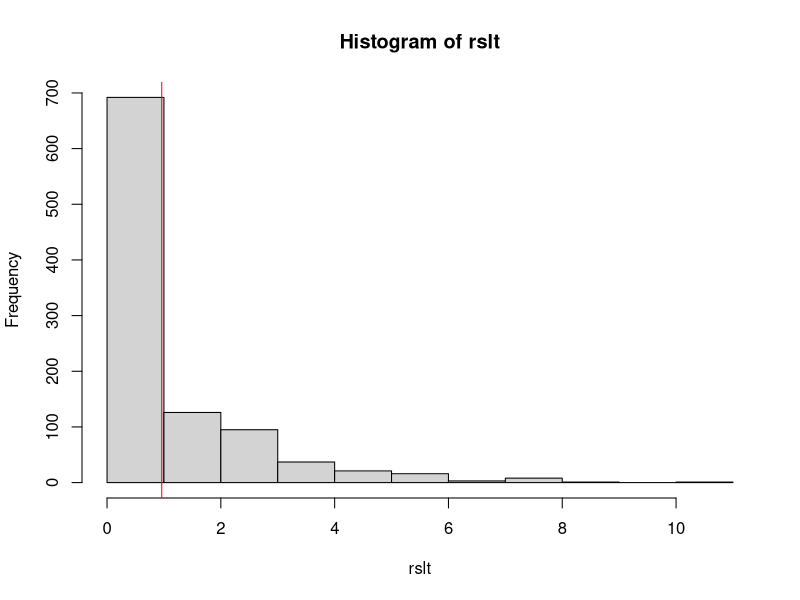
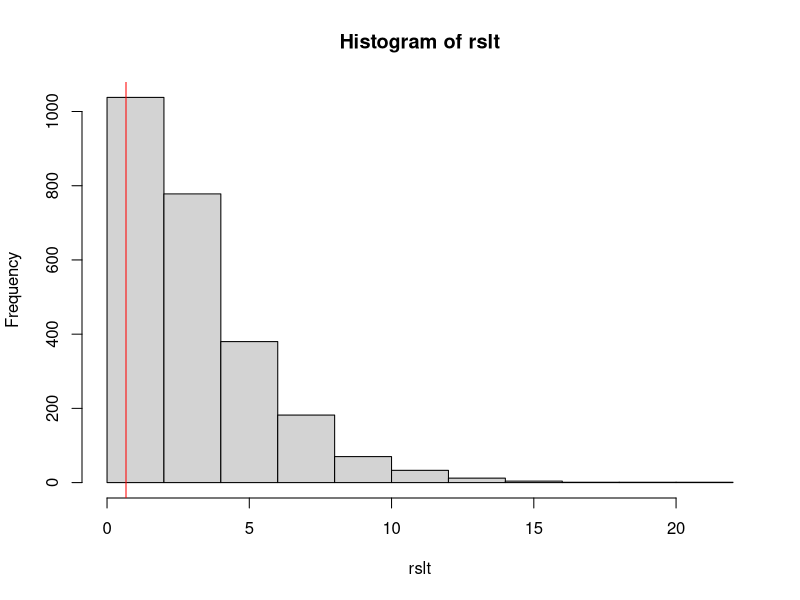

These figures' R source, in order:
## ---- chunk 1
knitr::opts_chunk$set(echo = TRUE)
## ---- chunk 2
drate <- (79+2835)/(79+2835+2502+80151)
drate
drate * (79+2502)
## ---- chunk 3
obs <- c(79, 2502, 2835, 80151)
totC <- (2835 + 80151)
totI <- (79 + 2502)
totD <- (79 + 2835)
totR <- (2502 + 80151)
exp <- c(totD * totI, totR * totI, totD * totC, totR * totC) / sum(obs)
obs.ts <- sum((obs-exp)^2/exp)

draw.sample <- function() {
  a <- sample(c(rep('D', totD), rep('R', totR)))
  china <- a[1:totC]
  italy <- a[(totC + 1):sum(obs)]
  return (c(sum(italy=="D"), sum(italy=="R"), sum(china=="D"), sum(china=="R")))
}

nsims <- 1000
rslt <- c()
for (i in 1:nsims){
  samp <- draw.sample()
  rslt[i] <- sum((samp - exp)^2/exp)
}

hist(rslt)
abline(v=obs.ts, col="red")
sum(rslt>obs.ts)/length(rslt)
## ---- chunk 4
obs <- c(14, 11, 20, 14, 16, 12, 20, 20)
tots <- c(25, 34, 28, 40)
totG <- 70
totN <- 57
exp <- c(tots[1] * totG, tots[1] * totN, tots[2] * totG, tots[2] * totN, tots[3] * totG, tots[3] * totN, tots[4] * totG, tots[4] * totN) / sum(tots)
obs.ts <- sum((obs-exp)^2/exp)
obs.ts

draw.sample <- function() {
  a <- sample(c(rep('G', totG), rep('N', totN)))
  fresh <- a[1:tots[1]]
  soph <- a[(tots[1] + 1):sum(tots[1:2])]
  jun <- a[(sum(tots[1:2]) + 1):sum(tots[1:3])]
  sen <- a[(sum(tots[1:3]) + 1):sum(tots)]
  return (c(sum(fresh=="G"), sum(fresh=="N"), sum(soph=="G"), sum(soph=="N"), sum(jun=="G"), sum(jun=="N"), sum(sen=="G"), sum(sen=="N")))
}

nsims <- 2500
rslt <- c()
for (i in 1:nsims){
  samp <- draw.sample()
  rslt[i] <- sum((samp - exp)^2/exp)
}

hist(rslt)
abline(v=obs.ts, col="red")
sum(rslt>obs.ts)/length(rslt)
## ---- chunk 5
chisq.test(c(15, 12, 8, 5, 10))
chisq.test(c(21, 12, 13, 2, 8), p = c(0.51, 0.213, 0.127, 0.05, 0.1))
## ---- chunk 6
chisq.test(data.frame(c(14, 20, 16, 20), c(11, 14, 12, 20)))
